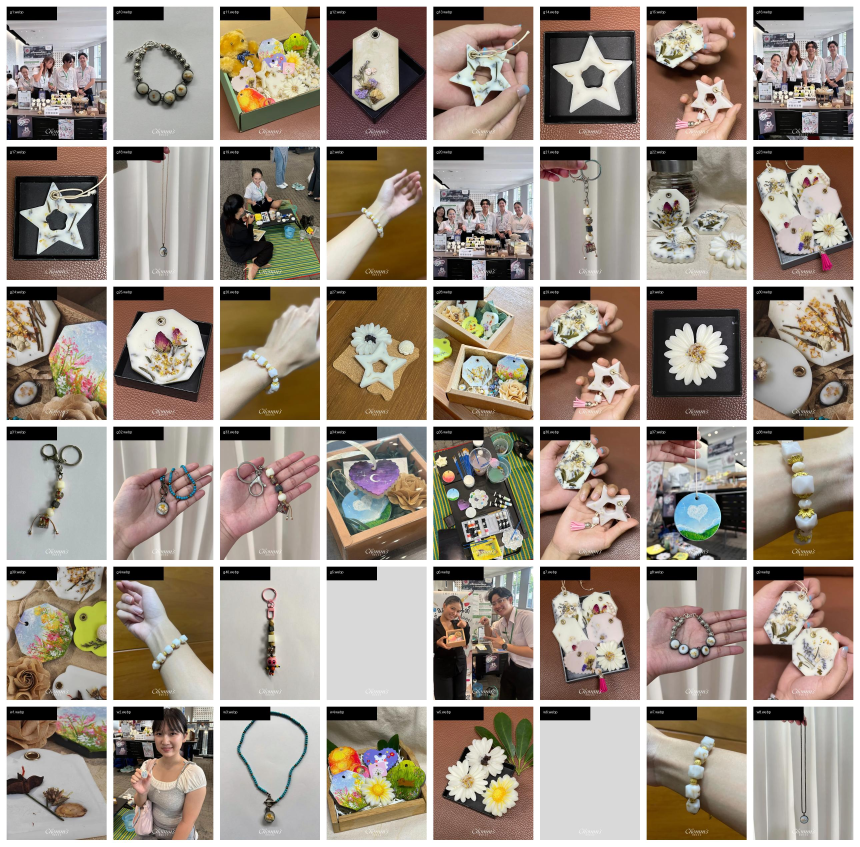
#> input picture contact_sheet.jpg, 2580 x 2540 px, given in place of media_1791122980044.png, which was not available (shown at 1/3 size)
$ python check_uploads.py
#> lines starting #> are read from the running program, lines starting #| are printed output that depends on the picture; pictures that were not available may be replaced by others from this repository, and a replacement may not be noted
import os
import glob
from PIL import Image, ImageDraw, ImageFont

uploads = [
    r'C:/Users/User/.gemini/antigravity/brain/234909c0-744e-4fa1-95db-40d208bcf1d1/.user_uploaded/media_1791122980044.png',
    r'C:/Users/User/.gemini/antigravity/brain/234909c0-744e-4fa1-95db-40d208bcf1d1/.user_uploaded/media_1791123106757.png',
    r'C:/Users/User/.gemini/antigravity/brain/234909c0-744e-4fa1-95db-40d208bcf1d1/.user_uploaded/media_1791123115447.png',
    r'C:/Users/User/.gemini/antigravity/brain/234909c0-744e-4fa1-95db-40d208bcf1d1/.user_uploaded/media_1791123124661.png'
]

collage = Image.new('RGB', (800, 800), (255, 255, 255))
#> collage: PIL image 800x800 RGB; every value is 255
for i, path in enumerate(uploads):
    with Image.open(path) as img:
#> img is the input picture: PIL image 2580x2540 RGB; mean R, G, B 157.4, 145.6, 133.9
        img.thumbnail((400, 400))
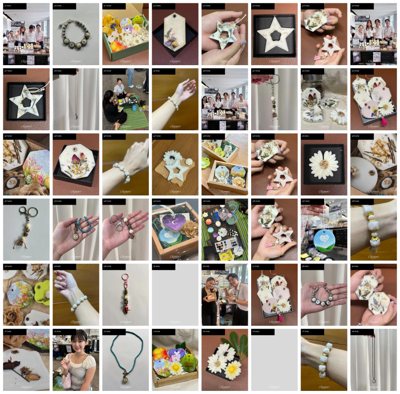
#> img: PIL image 400x394 RGB; mean R, G, B 157.2, 145.4, 133.6
        x = (i % 2) * 400
        y = (i // 2) * 400
        collage.paste(img, (x, y))
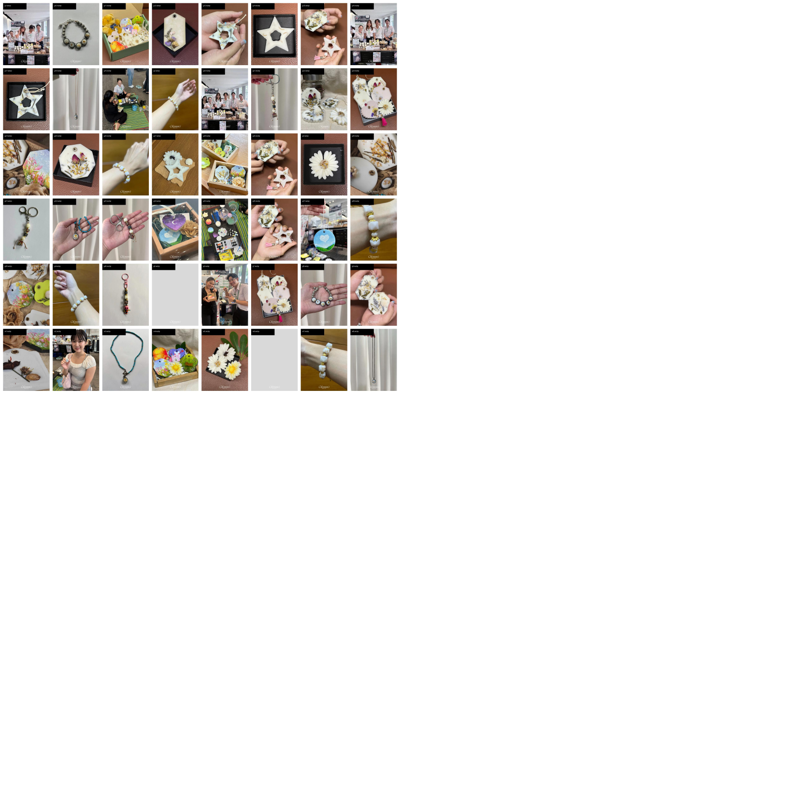
#> collage: PIL image 800x800 RGB; mean R, G, B 230.9, 228, 225.1
        draw = ImageDraw.Draw(collage)
        draw.text((x+10, y+10), f'Image {i+1}', fill='red')
#> pass 2 of the loop `for i, path in enumerate(uploads):`:
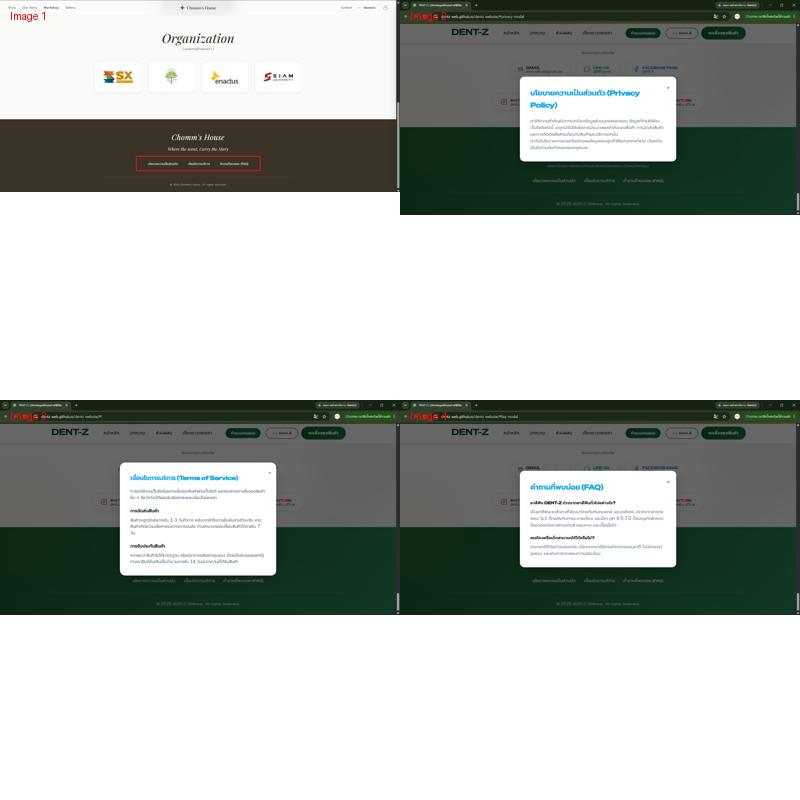
#> input picture temp_uploads.jpg, 800 x 800 px, given in place of media_1791123106757.png, which was not available
#> img is the input picture: PIL image 800x800 RGB; mean R, G, B 178.6, 183.1, 179
#> img: PIL image 400x400 RGB
#> `collage.paste(img, (x, y))`:
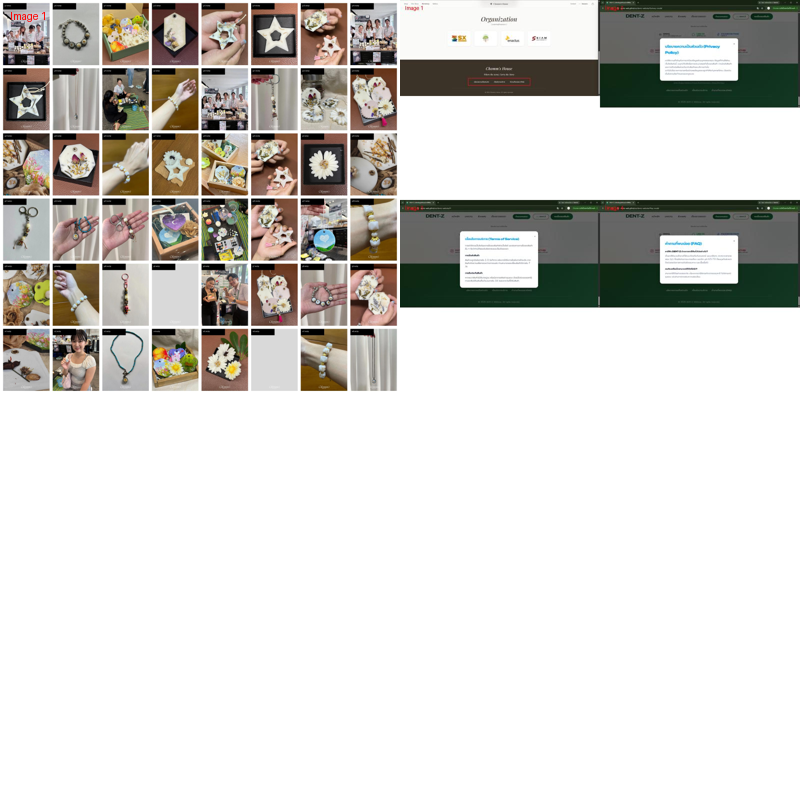
#> collage: PIL image 800x800 RGB; mean R, G, B 211.8, 210, 206.1
#> (the run stopped early here; a loop or call above may not have finished)
